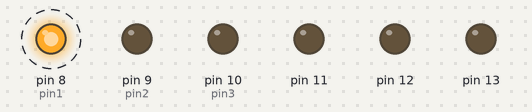
The sketch below on a simulated Arduino Uno, built with avr-gcc and run on an emulated ATmega328P. On the bench: output pins drawn as LEDs (lit = HIGH). Dashed ring = blinking. What the sketch prints to the serial monitor is not drawn.

Above: at 0.5 s.
Timing chart, 0 to 4.6 s (numbered marks = the images above):
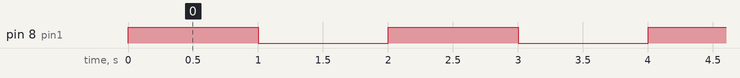

The sketch:

GuitarBot_v1.ino
```cpp
/*
 * Sketch to convert a guitar tab string into an array and play song on guitar (via solenoids and servos)
 * 1. Select song (from string in code or sd card)
 * 2. Get length of song (how many notes) - based on tempo/time signature?
 * 3. Initialize array based on song length: char tabArray[song_length][6] // each line represents the 6 strings of the guitar. 'x' means don't pluck string, numbers refer to frets
 * 4. In loop (or ISR), loop through each array index
 *  a. convert char to int
 *  b. match int to solenoid array: low E string, fret 1 == fretPins[0][1], D string, fret 3 == fretPins[2][3]
 */

char *tabArray1[] = { "------", "1-----",  "-1----", "--1---", "---1--",  "----1-", "-----1",  "------", "-----1", "----1-", "---1--", "--1---", "-1----", "1-----", "------" };

int tabLength = 0;
char* row ;

int pin1 = 8;
int pin2 = 9;
int pin3 = 10;
int fretPins[][6] { // in form [fret][string] == <pin number>
                      {22, 23, 24, 25, 26, 27}, // fret 1, strings 1->6
                      {28, 29, 30, 31, 32, 33}  // fret 2, strings 1->6
                  };
int stringPins[6] { 8, 9, 10, 11, 12, 13 }; // corresponds to string E, A, D, G, B, E

String tabString =
  "|0-----------|-1-----------|\n\
   |--0---------|---1---------|\n\
   |----0-------|-----1-------|\n\
   |------0-----|-------1-----|\n\
   |--------0---|---------1---|\n\
   |----------0-|-----------1-|";

void setup() {
  Serial.begin(115200);
//  setupPins();
  tabLength = sizeof(tabArray1)/sizeof(tabArray1[0]); Serial.print("Tab length = "); Serial.println(tabLength);

  for(int i=0; i<6; i++)
  {
      pinMode(fretPins[0][i], OUTPUT);
      pinMode(fretPins[1][i], OUTPUT);
      pinMode(stringPins[i], OUTPUT);
  }

//  // Main loop, go through each time of tab
//  for(int i=0; i<tabLength; i++){
//    row=&(tabArray1[i][0]);
//    Serial.print("row "); Serial.print(i); Serial.print(" ");
//    play(tabArray1[i]);
//  }
}

void loop() {
    digitalWrite(8, HIGH); //digitalWrite(frets[i], HIGH);
    delay(1000);
    digitalWrite(8, LOW); //digitalWrite(frets[i], LOW);
    delay(1000);

//  for(int i=0; i<6; i++)
//  {
//      Serial.print("pin "); Serial.print(frets[i]); Serial.println(" HIGH");
//      digitalWrite(frets[i], HIGH);
//      delay(1000);
//      digitalWrite(frets[i], LOW);
//      delay(1000);
//  }
}

/* Play a single line of tab
 *  1. For each char in array, set the corresponding solenoids ('-' = off, <int> = on)
 *  2. Once all solenoids set, strum servo on corresponding strings
 *
 */
void play(char notes[6])
{
  Serial.println(notes); // e.g. "1-----"
  // Loop through each string
  for(int i=0; i<6; i++){ // e.g. i=0, notes[i] = '1' --> E string, 1st fret --> fretPins[notes[i]][i]
    int fret = -1;
    int string = -1;
    switch (notes[i]) {
      case '0': // fret 0 - pluck string but don't fret
        string = stringPins[i];
        break;
      case '1': // fret 1 - pluck string and fret 1
        string = stringPins[i];
        fret = fretPins[0][i]; // transistor array 0, string i
        digitalWrite(fret, HIGH);
        break;
      case '2': // fret 2 - pluck string and fret 1
        string = stringPins[i];
        fret = fretPins[1][i]; // transistor array 1, string i
        digitalWrite(fret, HIGH);
        break;
      default:
        break;
    }

    Serial.print("note "); Serial.print(notes[i]); Serial.print("|"); Serial.print(" fret "); Serial.print(fret); Serial.print(", string "); Serial.println(string);
    delay(1000);
    digitalWrite(fret, LOW);
  }

}
```

Setup.ino
```cpp
void setupPins()
{
//  for(int i=0; i<sizeof(fretPins); i++)
//  {
//    Serial.print("Setting pin "); Serial.print(fretPins[i]); Serial.println(", output");
//    pinMode(fretPins[i], OUTPUT);
//  }
}


void convertTabToArray()
{
   Serial.print("Converting tab to array");
   Serial.println(tabString);


  char tabArray1[][6] =
  {
    {'x','x','x','x','x','x'},
    {'0','x','x','x','x','x'},
    {'x','0','x','x','x','x'},
    {'x','x','0','x','x','x'},
    {'x','x','x','0','x','x'},
    {'x','x','x','x','0','x'},
    {'x','x','x','x','x','0'},
    {'x','x','x','x','x','x'},
    {'1','x','x','x','x','x'},
    {'x','1','x','x','x','x'},
    {'x','x','1','x','x','x'},
    {'x','x','x','1','x','x'},
    {'x','x','x','x','1','x'},
    {'x','x','x','x','x','1'},
    {'x','x','x','x','x','x'}
  };

}


/*
 * Get the length of the guitar tab
 */
int getTabLength()
{

}
```

Measured:
- by itself, pin 8 (pin1): alternates HIGH for 1.0 s and LOW for 1.0 s
